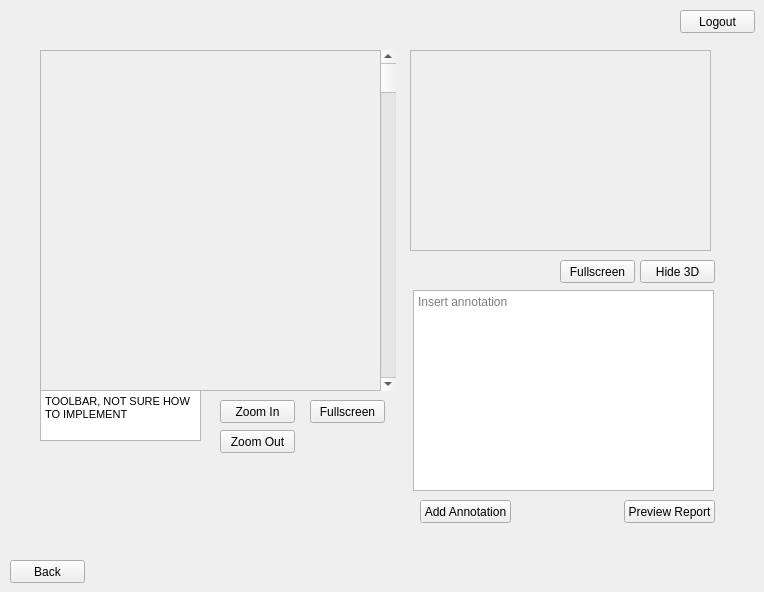
  <widget class="QWidget" name="page_rad_diagnose">
   <widget class="QPushButton" name="page_rad_diagnose_button_2d_fullscreen">
    <property name="geometry">
     <rect>
      <x>310</x>
      <y>400</y>
      <width>75</width>
      <height>23</height>
     </rect>
    </property>
    <property name="text">
     <string>Fullscreen</string>
    </property>
   </widget>
   <widget class="QPushButton" name="page_rad_diagnose_button_logout">
    <property name="geometry">
     <rect>
      <x>680</x>
      <y>10</y>
      <width>75</width>
      <height>23</height>
     </rect>
    </property>
    <property name="text">
     <string>Logout</string>
    </property>
   </widget>
   <widget class="QPushButton" name="page_rad_diagnose_button_hide_3d">
    <property name="geometry">
     <rect>
      <x>640</x>
      <y>260</y>
      <width>75</width>
      <height>23</height>
     </rect>
    </property>
    <property name="text">
     <string>Hide 3D</string>
    </property>
   </widget>
   <widget class="QPushButton" name="page_rad_diagnose_button_3d_fullscreen">
    <property name="geometry">
     <rect>
      <x>560</x>
      <y>260</y>
      <width>75</width>
      <height>23</height>
     </rect>
    </property>
    <property name="text">
     <string>Fullscreen</string>
    </property>
   </widget>
   <widget class="QScrollBar" name="page_rad_diagnose_2d_scroll">
    <property name="geometry">
     <rect>
      <x>380</x>
      <y>50</y>
      <width>16</width>
      <height>341</height>
     </rect>
    </property>
    <property name="orientation">
     <enum>Qt::Vertical</enum>
    </property>
   </widget>
   <widget class="QPushButton" name="page_rad_diagnose_button_back">
    <property name="geometry">
     <rect>
      <x>10</x>
      <y>560</y>
      <width>75</width>
      <height>23</height>
     </rect>
    </property>
    <property name="text">
     <string>Back</string>
    </property>
   </widget>
   <widget class="QPushButton" name="page_rad_diagnose_button_preview_report">
    <property name="geometry">
     <rect>
      <x>624</x>
      <y>500</y>
      <width>91</width>
      <height>23</height>
     </rect>
    </property>
    <property name="text">
     <string>Preview Report</string>
    </property>
   </widget>
   <widget class="QTextBrowser" name="page_rad_diagnose_toolbar_help">
    <property name="geometry">
     <rect>
      <x>40</x>
      <y>390</y>
      <width>161</width>
      <height>51</height>
     </rect>
    </property>
    <property name="html">
     <string>&lt;!DOCTYPE HTML PUBLIC &quot;-//W3C//DTD HTML 4.0//EN&quot; &quot;http://www.w3.org/TR/REC-html40/strict.dtd&quot;&gt;
&lt;html&gt;&lt;head&gt;&lt;meta name=&quot;qrichtext&quot; content=&quot;1&quot; /&gt;&lt;style type=&quot;text/css&quot;&gt;
p, li { white-space: pre-wrap; }
&lt;/style&gt;&lt;/head&gt;&lt;body style=&quot; font-family:'MS Shell Dlg 2'; font-size:8.25pt; font-weight:400; font-style:normal;&quot;&gt;
&lt;p style=&quot; margin-top:0px; margin-bottom:0px; margin-left:0px; margin-right:0px; -qt-block-indent:0; text-indent:0px;&quot;&gt;TOOLBAR, NOT SURE HOW TO IMPLEMENT&lt;/p&gt;&lt;/body&gt;&lt;/html&gt;</string>
    </property>
   </widget>
   <widget class="QPushButton" name="page_rad_diagnose_button_2d_zoom_in">
    <property name="geometry">
     <rect>
      <x>220</x>
      <y>400</y>
      <width>75</width>
      <height>23</height>
     </rect>
    </property>
    <property name="text">
     <string>Zoom In</string>
    </property>
   </widget>
   <widget class="QPushButton" name="page_rad_diagnose_button_2d_zoom_out">
    <property name="geometry">
     <rect>
      <x>220</x>
      <y>430</y>
      <width>75</width>
      <height>23</height>
     </rect>
    </property>
    <property name="text">
     <string>Zoom Out</string>
    </property>
   </widget>
   <widget class="QTextEdit" name="page_rad_diagnose_insert_annotations">
    <property name="geometry">
     <rect>
      <x>413</x>
      <y>290</y>
      <width>301</width>
      <height>201</height>
     </rect>
    </property>
    <property name="html">
     <string>&lt;!DOCTYPE HTML PUBLIC &quot;-//W3C//DTD HTML 4.0//EN&quot; &quot;http://www.w3.org/TR/REC-html40/strict.dtd&quot;&gt;
&lt;html&gt;&lt;head&gt;&lt;meta name=&quot;qrichtext&quot; content=&quot;1&quot; /&gt;&lt;style type=&quot;text/css&quot;&gt;
p, li { white-space: pre-wrap; }
&lt;/style&gt;&lt;/head&gt;&lt;body style=&quot; font-family:'MS Shell Dlg 2'; font-size:8.25pt; font-weight:400; font-style:normal;&quot;&gt;
&lt;p style=&quot;-qt-paragraph-type:empty; margin-top:0px; margin-bottom:0px; margin-left:0px; margin-right:0px; -qt-block-indent:0; text-indent:0px;&quot;&gt;&lt;br /&gt;&lt;/p&gt;&lt;/body&gt;&lt;/html&gt;</string>
    </property>
    <property name="placeholderText">
     <string>Insert annotation</string>
    </property>
   </widget>
   <widget class="QFrame" name="page_rad_diagnose_2d_view_frame">
    <property name="geometry">
     <rect>
      <x>40</x>
      <y>50</y>
      <width>341</width>
      <height>341</height>
     </rect>
    </property>
    <property name="frameShape">
     <enum>QFrame::StyledPanel</enum>
    </property>
    <property name="frameShadow">
     <enum>QFrame::Raised</enum>
    </property>
    <widget class="QWidget" name="page_rad_diagnose_2d_view" native="true">
     <property name="geometry">
      <rect>
       <x>0</x>
       <y>0</y>
       <width>341</width>
       <height>341</height>
      </rect>
     </property>
    </widget>
   </widget>
   <widget class="QFrame" name="page_rad_diagnose_3d_view_frame">
    <property name="geometry">
     <rect>
      <x>410</x>
      <y>50</y>
      <width>301</width>
      <height>201</height>
     </rect>
    </property>
    <property name="frameShape">
     <enum>QFrame::StyledPanel</enum>
    </property>
    <property name="frameShadow">
     <enum>QFrame::Raised</enum>
    </property>
    <widget class="QWidget" name="page_rad_diagnose_3d_view" native="true">
     <property name="geometry">
      <rect>
       <x>0</x>
       <y>0</y>
       <width>301</width>
       <height>201</height>
      </rect>
     </property>
    </widget>
   </widget>
   <widget class="QPushButton" name="page_rad_diagnose_button_add_annotation">
    <property name="geometry">
     <rect>
      <x>420</x>
      <y>500</y>
      <width>91</width>
      <height>23</height>
     </rect>
    </property>
    <property name="text">
     <string>Add Annotation</string>
    </property>
   </widget>
  </widget>
